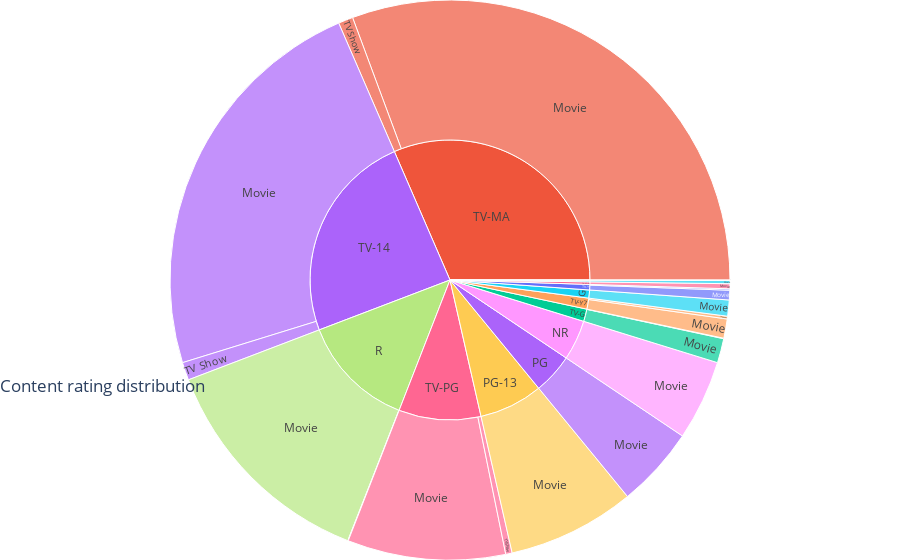

Write notebook code for a chart like this one.
### Code cell
fig6=px.sunburst(df.dropna(),path=['rating','type'],names='type',color='rating',color_discrete_map={'(?)':'black', 'Lunch':'gold', 'Dinner':'darkblue'})
fig6.update_layout(title="Content rating distribution",title_x=0,title_y=0.3,template='plotly_white',margin = dict(t=0, l=0, r=0, b=0))
fig6.show()

### Figure 1 — Plotly figure (JSON) as saved in the notebook; plotly's stock layout.template omitted (floating-point values rounded to 4 significant figures)
{"data": [{"branchvalues": "total", "customdata": [["TV-14"], ["TV-Y7"], ["UR"], ["TV-PG"], ["R"], ["NR"], ["PG-13"], ["R"], ["TV-Y"], ["TV-MA"], ["TV-Y"], ["TV-G"], ["PG-13"], ["TV-Y7"], ["TV-PG"], ["PG"], ["TV-PG"], ["NR"], ["TV-G"], ["TV-Y7"], ["NC-17"], ["TV-G"], ["TV-14"], ["TV-MA"], ["TV-Y"], ["TV-MA"], ["G"], ["TV-Y7-FV"], ["TV-14"], ["TV-Y7-FV"], ["PG"], ["R"], ["UR"], ["NC-17"], ["G"]], "domain": {"x": [0, 1], "y": [0, 1]}, "hovertemplate": "rating=%{customdata[0]}<br>labels=%{label}<br>count=%{value}<br>parent=%{parent}<br>id=%{id}<extra></extra>", "ids": ["TV-14/Movie", "TV-Y7/Movie", "UR", "TV-PG/Movie", "R/TV Show", "NR/Movie", "PG-13/Movie", "R/Movie", "TV-Y/TV Show", "TV-MA/Movie", "TV-Y/Movie", "TV-G/TV Show", "PG-13", "TV-Y7/TV Show", "TV-PG/TV Show", "PG", "TV-PG", "NR", "TV-G/Movie", "TV-Y7", "NC-17/Movie", "TV-G", "TV-14", "TV-MA", "TV-Y", "TV-MA/TV Show", "G", "TV-Y7-FV", "TV-14/TV Show", "TV-Y7-FV/Movie", "PG/Movie", "R", "UR/Movie", "NC-17", "G/Movie"], "labels": ["Movie", "Movie", "UR", "Movie", "TV Show", "Movie", "Movie", "Movie", "TV Show", "Movie", "Movie", "TV Show", "PG-13", "TV Show", "TV Show", "PG", "TV-PG", "NR", "Movie", "TV-Y7", "Movie", "TV-G", "TV-14", "TV-MA", "TV-Y", "TV Show", "G", "TV-Y7-FV", "TV Show", "Movie", "Movie", "R", "Movie", "NC-17", "Movie"], "marker": {"colors": ["#ab63fa", "#FFA15A", "#19d3f3", "#FF6692", "#B6E880", "#FF97FF", "#FECB52", "#B6E880", "#636efa", "#EF553B", "#636efa", "#00cc96", "#FECB52", "#FFA15A", "#FF6692", "#ab63fa", "#FF6692", "#FF97FF", "#00cc96", "#FFA15A", "#FFA15A", "#00cc96", "#ab63fa", "#EF553B", "#636efa", "#EF553B", "#19d3f3", "#FF6692", "#ab63fa", "#FF6692", "#ab63fa", "#B6E880", "#19d3f3", "#FFA15A", "#19d3f3"]}, "name": "", "parents": ["TV-14", "TV-Y7", "", "TV-PG", "R", "NR", "PG-13", "R", "TV-Y", "TV-MA", "TV-Y", "TV-G", "", "TV-Y7", "TV-PG", "", "", "", "TV-G", "", "NC-17", "", "", "", "", "TV-MA", "", "", "TV-14", "TV-Y7-FV", "PG", "", "UR", "", "G"], "type": "sunburst", "values": [878, 42, 7, 344, 1, 175, 278, 500, 3, 1157, 21, 1, 278, 6, 14, 176, 358, 175, 53, 48, 1, 54, 917, 1189, 24, 32, 35, 11, 39, 11, 176, 501, 7, 1, 35]}], "layout": {"legend": {"tracegroupgap": 0}, "margin": {"b": 0, "l": 0, "r": 0, "t": 0}, "title": {"text": "Content rating distribution", "x": 0, "y": 0.3}}}
